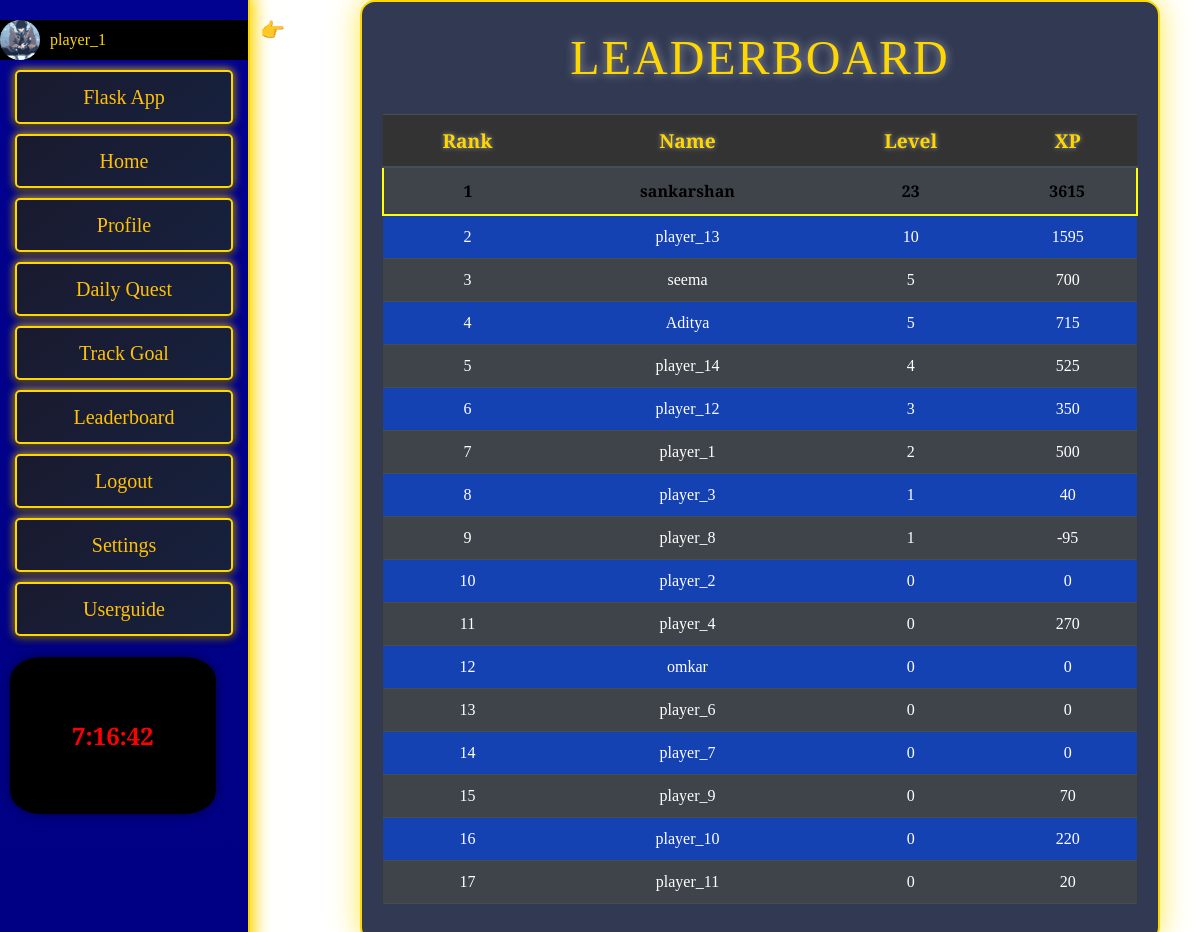
/leaderboard (signed in), run on the app's committed database.
### tables this page shows
CREATE TABLE players (
    id INTEGER PRIMARY KEY AUTOINCREMENT,
    Name TEXT NOT NULL UNIQUE,
    Age INTEGER NOT NULL,
    Height INTEGER NOT NULL,
    Weight INTEGER NOT NULL,
    Email TEXT NOT NULL,
    Level INTEGER NOT NULL,
    Xp INTEGER NOT NULL,
    Strength_level INTEGER NOT NULL,
    Strength_points INTEGER NOT NULL,
    Intelligence_level INTEGER NOT NULL,
    Intelligence_points INTEGER NOT NULL,
    Imotional_control INTEGER NOT NULL,
    Meditation_points INTEGER NOT NULL
);

### app.py (the view)
@app.route('/leaderboard')
def leaderboard():
    rankings = get_rankings().to_dict(orient='index')
    return render_template('leaderboard.html', rankings=rankings)

### database.py (called while the page is built)
def get_db():
    if 'db' not in g:
        g.db = sqlite3.connect(DATABASE, timeout=10)  # Set timeout to 10 seconds
        g.db.row_factory = sqlite3.Row
    return g.db

### rankings.py (called while the page is built)
def get_rankings():
    db=get_db()
    cur=db.cursor()
    df=pd.read_sql_query("SELECT NAME,LEVEL,XP FROM PLAYERS ORDER BY LEVEL desc",db)
    df.index+=1
    df.index.name='RANK'
    return df

### templates/leaderboard.html (shortened to what this page needs)
{%from "showlinks.html" import showlinks%}
{{showlinks()}}
<!DOCTYPE html>
<html lang="en">
<head>
    <link rel="stylesheet" href="https://stackpath.bootstrapcdn.com/bootstrap/4.5.2/css/bootstrap.min.css">
</head>
<body>
    <div class="leaderboard-container fancy-border">
        <div class="leaderboard-title">Leaderboard</div>
        <table class="table table-dark table-striped">
            <thead>
                <tr>
                    <th class="rank">Rank</th>
                    <th class="name">Name</th>
                    <th class="level">Level</th>
                    <th class="xp">XP</th>
                </tr>
            </thead>
            <tbody>
                {% for rank, player in rankings.items() %}
                <tr class="{% if rank == 1 %}rank-1{% endif %}">
                    <td class="rank">{{ rank }}</td>
                    <td class="name">{{ player['Name'] }}</td>
                    <td class="level">{{ player['Level'] }}</td>
                    <td class="xp">{{ player['Xp'] }}</td>
                </tr>
                {% endfor %}
            </tbody>
        </table>
    </div>
</body>
</html>

### templates/showlinks.html (shortened to what this page needs)
{% macro showlinks() %}
<div class="vertical-navbar">
    {% if 'username' in session %}
    <div class="user-profile">
        <img src="{{ url_for('static', filename='images/gif4.gif') }}" alt="User Avatar">
        <span>{{ session['username'] }}</span>
    </div>
    {% endif %}
    <a class="navbar-brand" href="{{ url_for('index') }}">Flask App</a>
    <a href="{{ url_for('home') }}">Home</a>
    {% if 'user_id' in session %}
    <a href="{{ url_for('profileview', user_id=session['user_id']) }}">Profile</a>
    <a href="{{ url_for('tasks_manager') }}">Daily Quest</a>
    <a href="{{ url_for('view_plan') }}">Track Goal</a>
    <a href="{{ url_for('leaderboard') }}">Leaderboard</a>
    <a href="{{ url_for('logout') }}">Logout</a>
    <a href="{{ url_for('settings') }}"> Settings </a>
    <a href="{{ url_for('userguide') }}">Userguide</a>
    {% else %}
    <a href="{{ url_for('login') }}">Login</a>
    <a href="{{ url_for('setprofile') }}">Sign Up</a>
    <a href="{{ url_for('leaderboard') }}">Leaderboard</a>
    <a href="{{ url_for('userguide') }}">Userguide</a>
    {% endif %}
    <br> <br>  <br>
    <span class="clock" id="clock"></span>
</div>
<div class="navbar-toggle" onclick="toggleNavbar()">👉</div>
{% endmacro %}

### templates/showlinks.html (style rules this page uses)
.vertical-navbar { height: 100%; width: 250px; position: fixed; z-index: 1; top: 0; left: 0; background-color: darkblue; overflow-x: hidden; padding-top: 20px; transition: width 0.3s; border-right: 2px solid #FFD700; box-shadow: 0 0 15px 5px #FFD700; }
.vertical-navbar a { display: block; padding: 10px 15px; text-decoration: none; font-size: 20px; color: #FFC107; transition: all 0.3s ease; border: 2px solid #FFD700; border-radius: 5px; margin: 10px 15px; text-align: center; background: linear-gradient(145deg, #1a1a2e, #16213e); box-shadow: 0 4px 8px rgba(0, 0, 0, 0.5), 0 0 10px #FFD700; font-family: 'Cinzel', serif; }
.navbar-toggle { position: fixed; top: 15px; left: 260px; font-size: 20px; cursor: pointer; color: #FFC107; transition: left 0.3s; }
.vertical-navbar::before { content: ""; position: absolute; top: 0; left: 0; width: 100%; height: 100%; background-image: linear-gradient(to bottom, rgba(38, 34, 234, 0.1), rgba(0, 0, 0, 0.1)); opacity: 0.5; z-index: -1; }
.vertical-navbar::after { content: ""; position: absolute; bottom: 0; left: 0; width: 100%; height: 2px; background-color: #FFC107; opacity: 0.5; }
.vertical-navbar { animation: navbar-animation 2s ease-in-out; }
.clock { font-size: 24px; font-weight: bold; color: red; margin-left: 10px; border-radius: 15%; padding: 25%; margin-top: 60px; background-color: black; box-shadow: 0 0 10px rgba(0, 0, 0, 0.5); }
.user-profile { display: flex; align-items: center; background-color: #000000; }
.user-profile img { width: 40px; height: 40px; border-radius: 50%; margin-right: 10px; }

### templates/leaderboard.html (style rules this page uses)
body { background-image: url('static/images/bg10.gif'); background-size: cover; background-position: center; color: #ffd700; font-family: 'Cinzel', serif; }
.leaderboard-container { max-width: 800px; margin-left: 30%; padding: 20px; background-color: rgba(28, 37, 65, 0.9); border-radius: 15px; box-shadow: 0 0 30px rgba(255, 223, 0, 0.7); border: 2px solid #ffd700; }
.leaderboard-title { text-align: center; font-size: 3rem; margin-bottom: 20px; text-transform: uppercase; letter-spacing: 2px; color: #ffd700; text-shadow: 0 0 10px rgba(255, 255, 255, 0.5); }
table { width: 100%; border-collapse: collapse; }
th, td { padding: 15px; text-align: center; border-bottom: 1px solid #ffd700; }
th { background-color: #333333; color: #ffd700; font-size: 1.2rem; text-shadow: 0 0 5px rgba(255, 255, 255, 0.5); }
tr { transition: background-color 0.3s ease, color 0.3s ease; }
.rank, .name, .level, .xp { text-align: center; }
.rank-1 { background-color: #ffd700; color: #000000; font-weight: bold; border: 2px solid yellow; margin-top: 2%; }
tr:nth-child(even) { background-color: rgba(0, 72, 255, 0.604); }
.rank::before, .name::before, .level::before, .xp::before { content: ''; }

### data on the page
players: username "player_1", Name "player_1", Level "2", Xp "500"
players: Name "sankarshan", Level "23", Xp "3615"
players: Name "player_13", Level "10", Xp "1595"
players: Name "seema", Level "5", Xp "700"
players: Name "Aditya", Level "5", Xp "715"
players: Name "player_14", Level "4", Xp "525"
players: Name "player_12", Level "3", Xp "350"
players: Name "player_3", Level "1", Xp "40"
players: Name "player_8", Level "1", Xp "-95"
players: Name "player_2", Level "0", Xp "0"
players: Name "player_4", Level "0", Xp "270"
players: Name "omkar", Level "0", Xp "0"
players: Name "player_6", Level "0", Xp "0"
players: Name "player_7", Level "0", Xp "0"
players: Name "player_9", Level "0", Xp "70"
players: Name "player_10", Level "0", Xp "220"
players: Name "player_11", Level "0", Xp "20"

### other printed values
{{ rank }} "1" "2" "3" "4" "5" "6" "7" "8" "9" "10" "11" "12" "13" "14" "15" "16" "17"
